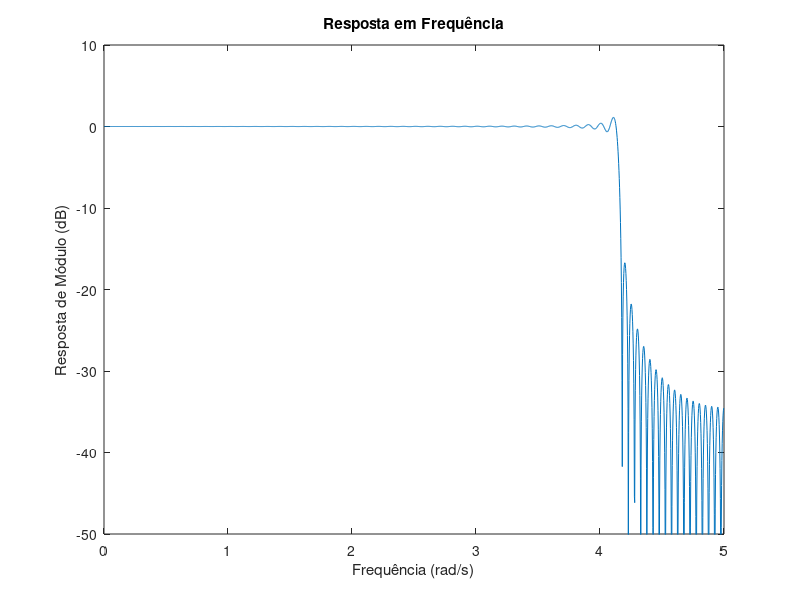
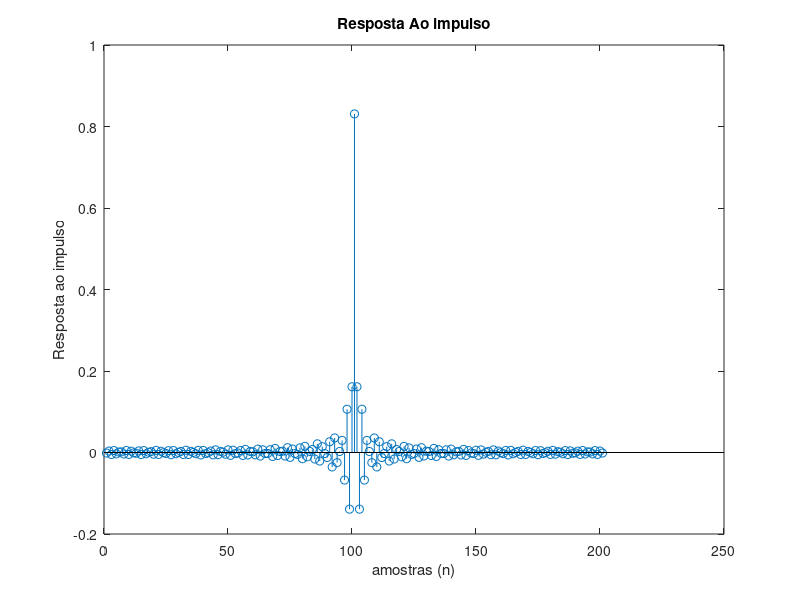

Write MATLAB code to recreate these figures, in order.
# 1. Projete um filtro passa-baixas usando o método da amostragem em frequência que satisfaça a
# especificação a seguir:
# • M = 200
# • Ωp = 4,0 rad/s
# • Ωr = 4,2 rad/s
# • Ωs = 10,0 rad/s

% Usamos um tipo do filtro 1 porque ele pode atuar como todo o tipo de filtro.
% Basta manipularmos onde ficam os ones e onde ficam os zeros

clear all

% Dados do problema
M = 200;
N = M+1;
Omega_p = 4;
Omega_r = 4.2;
Omega_s = 10;

% Fazendo o filtro passa_baixas: 

kp = floor(N*Omega_p/Omega_s);
kr = floor(N*Omega_r/Omega_s);


% Permite as primeiras bandas e rejeita as últimas, passa baixas

A = zeros(1, M/2 + 1);
A(1:kr) = 1; 

% Algoritmo do tipo 1

k = 1:M/2;

for n=0:M,
    h(n+1) = A(1) + 2*sum((-1).^k.*A(k+1).*cos(pi.*k*(1+2*n)/N));
end;

h = h./N;

[H,w]=freqz(h,1,2048,Omega_s);

% Plot da resposta em frequência
figure(1)
plot(w,20*log10(abs(H)))
axis([0 5 -50 10])
ylabel('Resposta de Módulo (dB)');
xlabel('Frequência (rad/s)');
title('Resposta em Frequência')

% Plot da resposta ao impulso
figure(2)
stem(h)
title('Resposta Ao impulso')
ylabel('Resposta ao impulso');
xlabel('amostras (n)');
